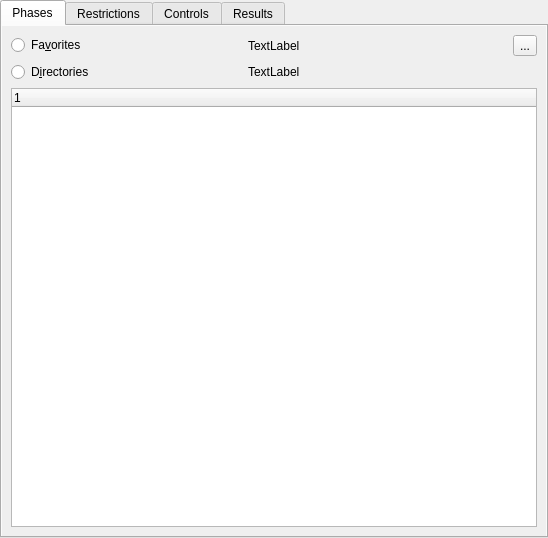
<?xml version="1.0" encoding="UTF-8"?>
<ui version="4.0">
 <class>SearchMatchWidget</class>
 <widget class="QWidget" name="SearchMatchWidget">
  <property name="geometry">
   <rect>
    <x>0</x>
    <y>0</y>
    <width>548</width>
    <height>538</height>
   </rect>
  </property>
  <property name="windowTitle">
   <string>Form</string>
  </property>
  <layout class="QGridLayout" name="gridLayout">
   <property name="leftMargin">
    <number>0</number>
   </property>
   <property name="topMargin">
    <number>0</number>
   </property>
   <property name="rightMargin">
    <number>0</number>
   </property>
   <property name="bottomMargin">
    <number>0</number>
   </property>
   <item row="0" column="0">
    <widget class="QTabWidget" name="tabWidget">
     <property name="sizePolicy">
      <sizepolicy hsizetype="Expanding" vsizetype="Preferred">
       <horstretch>0</horstretch>
       <verstretch>0</verstretch>
      </sizepolicy>
     </property>
     <property name="currentIndex">
      <number>0</number>
     </property>
     <widget class="QWidget" name="tabPhases">
      <attribute name="title">
       <string>Phases</string>
      </attribute>
      <layout class="QVBoxLayout" name="verticalLayout_3">
       <property name="leftMargin">
        <number>0</number>
       </property>
       <property name="topMargin">
        <number>0</number>
       </property>
       <property name="rightMargin">
        <number>0</number>
       </property>
       <property name="bottomMargin">
        <number>0</number>
       </property>
       <item>
        <widget class="QScrollArea" name="scrollAreaPhases">
         <property name="frameShape">
          <enum>QFrame::Shape::NoFrame</enum>
         </property>
         <property name="frameShadow">
          <enum>QFrame::Shadow::Plain</enum>
         </property>
         <property name="widgetResizable">
          <bool>true</bool>
         </property>
         <widget class="QWidget" name="scrollAreaWidgetContentsPhases">
          <property name="geometry">
           <rect>
            <x>0</x>
            <y>0</y>
            <width>544</width>
            <height>510</height>
           </rect>
          </property>
          <layout class="QVBoxLayout" name="verticalLayout_6">
           <item>
            <layout class="QGridLayout" name="gridLayout_4">
             <item row="0" column="0">
              <widget class="QRadioButton" name="radioButtonFav">
               <property name="sizePolicy">
                <sizepolicy hsizetype="Expanding" vsizetype="Fixed">
                 <horstretch>0</horstretch>
                 <verstretch>0</verstretch>
                </sizepolicy>
               </property>
               <property name="text">
                <string>Fa&amp;vorites</string>
               </property>
              </widget>
             </item>
             <item row="0" column="1">
              <widget class="QLabel" name="labelNumPhasesFavs">
               <property name="text">
                <string>TextLabel</string>
               </property>
              </widget>
             </item>
             <item row="0" column="2">
              <layout class="QHBoxLayout" name="horizontalLayout_3">
               <item>
                <spacer name="horizontalSpacer_3">
                 <property name="orientation">
                  <enum>Qt::Orientation::Horizontal</enum>
                 </property>
                 <property name="sizeHint" stdset="0">
                  <size>
                   <width>40</width>
                   <height>20</height>
                  </size>
                 </property>
                </spacer>
               </item>
               <item>
                <widget class="QToolButton" name="toolButtonHelp">
                 <property name="toolTip">
                  <string>&lt;html&gt;&lt;head/&gt;&lt;body&gt;&lt;p&gt;Show the context help for this module.&lt;/p&gt;&lt;p&gt;(Window -&amp;gt; Context Help)&lt;/p&gt;&lt;/body&gt;&lt;/html&gt;</string>
                 </property>
                 <property name="text">
                  <string>...</string>
                 </property>
                 <property name="icon">
                  <iconset theme="profex-help"/>
                 </property>
                </widget>
               </item>
              </layout>
             </item>
             <item row="1" column="0">
              <widget class="QRadioButton" name="radioButtonDir">
               <property name="sizePolicy">
                <sizepolicy hsizetype="Expanding" vsizetype="Fixed">
                 <horstretch>0</horstretch>
                 <verstretch>0</verstretch>
                </sizepolicy>
               </property>
               <property name="text">
                <string>D&amp;irectories</string>
               </property>
              </widget>
             </item>
             <item row="1" column="1">
              <widget class="QLabel" name="labelNumPhasesAll">
               <property name="text">
                <string>TextLabel</string>
               </property>
              </widget>
             </item>
             <item row="1" column="2">
              <spacer name="horizontalSpacer_4">
               <property name="orientation">
                <enum>Qt::Orientation::Horizontal</enum>
               </property>
               <property name="sizeHint" stdset="0">
                <size>
                 <width>98</width>
                 <height>20</height>
                </size>
               </property>
              </spacer>
             </item>
            </layout>
           </item>
           <item>
            <widget class="QTreeWidget" name="treeWidgetDirectories">
             <column>
              <property name="text">
               <string notr="true">1</string>
              </property>
             </column>
            </widget>
           </item>
          </layout>
         </widget>
        </widget>
       </item>
      </layout>
     </widget>
     <widget class="QWidget" name="tabRestrictions">
      <attribute name="title">
       <string>Restrictions</string>
      </attribute>
      <layout class="QVBoxLayout" name="verticalLayout_5">
       <item>
        <widget class="PeriodicTableWidget" name="periodicTable" native="true"/>
       </item>
       <item>
        <widget class="QGroupBox" name="groupBoxToggleAllRestrictions">
         <property name="title">
          <string>Change all</string>
         </property>
        </widget>
       </item>
       <item>
        <spacer name="verticalSpacer_2">
         <property name="orientation">
          <enum>Qt::Orientation::Vertical</enum>
         </property>
         <property name="sizeHint" stdset="0">
          <size>
           <width>20</width>
           <height>452</height>
          </size>
         </property>
        </spacer>
       </item>
      </layout>
     </widget>
     <widget class="QWidget" name="tabControls">
      <attribute name="title">
       <string>Controls</string>
      </attribute>
      <layout class="QVBoxLayout" name="verticalLayout_4">
       <property name="leftMargin">
        <number>0</number>
       </property>
       <property name="topMargin">
        <number>0</number>
       </property>
       <property name="rightMargin">
        <number>0</number>
       </property>
       <property name="bottomMargin">
        <number>0</number>
       </property>
       <item>
        <widget class="QScrollArea" name="scrollAreaControls">
         <property name="frameShape">
          <enum>QFrame::Shape::NoFrame</enum>
         </property>
         <property name="frameShadow">
          <enum>QFrame::Shadow::Plain</enum>
         </property>
         <property name="widgetResizable">
          <bool>true</bool>
         </property>
         <widget class="QWidget" name="scrollAreaWidgetContentsControls">
          <property name="geometry">
           <rect>
            <x>0</x>
            <y>0</y>
            <width>544</width>
            <height>510</height>
           </rect>
          </property>
          <layout class="QGridLayout" name="gridLayout_2">
           <item row="2" column="0">
            <widget class="QLabel" name="label">
             <property name="text">
              <string>Instrument configuration</string>
             </property>
            </widget>
           </item>
           <item row="11" column="0">
            <widget class="QLabel" name="label_6">
             <property name="text">
              <string>Unit cell variability</string>
             </property>
            </widget>
           </item>
           <item row="18" column="0" colspan="2">
            <widget class="QLabel" name="label_8">
             <property name="text">
              <string>Sample properties:</string>
             </property>
            </widget>
           </item>
           <item row="16" column="0" colspan="2">
            <widget class="QCheckBox" name="checkBoxEps2">
             <property name="toolTip">
              <string>Refine EPS2</string>
             </property>
             <property name="text">
              <string>Refine sample height displacement</string>
             </property>
            </widget>
           </item>
           <item row="15" column="0" colspan="2">
            <widget class="QCheckBox" name="checkBoxAniso">
             <property name="toolTip">
              <string>Set ONLYISO=N</string>
             </property>
             <property name="text">
              <string>Allow anisotropic parameters</string>
             </property>
            </widget>
           </item>
           <item row="5" column="0" colspan="2">
            <widget class="Line" name="line_2">
             <property name="orientation">
              <enum>Qt::Orientation::Horizontal</enum>
             </property>
            </widget>
           </item>
           <item row="17" column="0" colspan="2">
            <widget class="Line" name="line">
             <property name="orientation">
              <enum>Qt::Orientation::Horizontal</enum>
             </property>
            </widget>
           </item>
           <item row="8" column="1">
            <widget class="QDoubleSpinBox" name="doubleSpinBoxWmin">
             <property name="enabled">
              <bool>false</bool>
             </property>
             <property name="toolTip">
              <string>Clip data below this angle</string>
             </property>
             <property name="maximum">
              <double>180.000000000000000</double>
             </property>
            </widget>
           </item>
           <item row="4" column="1">
            <widget class="QDoubleSpinBox" name="doubleSpinBoxSynchrotron">
             <property name="enabled">
              <bool>false</bool>
             </property>
             <property name="suffix">
              <string> nm</string>
             </property>
             <property name="decimals">
              <number>7</number>
             </property>
             <property name="maximum">
              <double>1.000000000000000</double>
             </property>
             <property name="singleStep">
              <double>0.000100000000000</double>
             </property>
             <property name="value">
              <double>0.070000000000000</double>
             </property>
            </widget>
           </item>
           <item row="8" column="0">
            <widget class="QCheckBox" name="checkBoxSetWmin">
             <property name="toolTip">
              <string>WMIN</string>
             </property>
             <property name="text">
              <string>Minimum angle</string>
             </property>
            </widget>
           </item>
           <item row="3" column="1">
            <widget class="QComboBox" name="comboBoxLambda">
             <property name="toolTip">
              <string>Select the type of characeristic radiation used to collect the data</string>
             </property>
             <property name="editable">
              <bool>true</bool>
             </property>
             <property name="placeholderText">
              <string>&lt;select radiation&gt;</string>
             </property>
            </widget>
           </item>
           <item row="9" column="0">
            <widget class="QCheckBox" name="checkBoxSetWmax">
             <property name="toolTip">
              <string>WMAX</string>
             </property>
             <property name="text">
              <string>Maximum angle</string>
             </property>
            </widget>
           </item>
           <item row="21" column="0" colspan="2">
            <spacer name="verticalSpacer">
             <property name="orientation">
              <enum>Qt::Orientation::Vertical</enum>
             </property>
             <property name="sizeHint" stdset="0">
              <size>
               <width>20</width>
               <height>40</height>
              </size>
             </property>
            </spacer>
           </item>
           <item row="11" column="1">
            <widget class="QComboBox" name="comboBoxUnitCellRefinement">
             <property name="toolTip">
              <string>Specify how the cell parameters are varied during phase matching.

Start with &quot;Fix&quot; or &quot;Strict&quot;. This minimizes false positive matches. 
If no phases match, set it to &quot;Medium&quot; or &quot;Loose&quot;. However, more
false positive matches may be found.</string>
             </property>
            </widget>
           </item>
           <item row="2" column="1">
            <widget class="QComboBox" name="comboBoxInstrument">
             <property name="toolTip">
              <string>Instrument configuration used to collect the data</string>
             </property>
             <property name="editable">
              <bool>true</bool>
             </property>
             <property name="placeholderText">
              <string>&lt;select instrument&gt;</string>
             </property>
            </widget>
           </item>
           <item row="7" column="0">
            <widget class="QLabel" name="label_2">
             <property name="toolTip">
              <string>ITMAX</string>
             </property>
             <property name="text">
              <string>Number of iterations</string>
             </property>
            </widget>
           </item>
           <item row="7" column="1">
            <widget class="QSpinBox" name="spinBoxItMax">
             <property name="toolTip">
              <string>Set the maximum number of iterations (ITMAX)</string>
             </property>
             <property name="minimum">
              <number>1</number>
             </property>
             <property name="maximum">
              <number>1000</number>
             </property>
             <property name="value">
              <number>10</number>
             </property>
            </widget>
           </item>
           <item row="20" column="0">
            <widget class="QLabel" name="label_5">
             <property name="text">
              <string>Crystallinity</string>
             </property>
            </widget>
           </item>
           <item row="9" column="1">
            <widget class="QDoubleSpinBox" name="doubleSpinBoxWmax">
             <property name="enabled">
              <bool>false</bool>
             </property>
             <property name="toolTip">
              <string>Clip data above this angle</string>
             </property>
             <property name="maximum">
              <double>180.000000000000000</double>
             </property>
            </widget>
           </item>
           <item row="4" column="0">
            <widget class="QRadioButton" name="radioButtonSynchrotron">
             <property name="toolTip">
              <string>Monochromatic synchrotron radiation</string>
             </property>
             <property name="text">
              <string>S&amp;ynchrotron radiation</string>
             </property>
            </widget>
           </item>
           <item row="6" column="0" colspan="2">
            <widget class="QLabel" name="label_9">
             <property name="text">
              <string>Refinement:</string>
             </property>
            </widget>
           </item>
           <item row="3" column="0">
            <widget class="QRadioButton" name="radioButtonLambda">
             <property name="toolTip">
              <string>Characteristic radiation from a cathod ray tube</string>
             </property>
             <property name="text">
              <string>Characteristic radiation</string>
             </property>
             <property name="checked">
              <bool>true</bool>
             </property>
            </widget>
           </item>
           <item row="20" column="1">
            <widget class="QComboBox" name="comboBoxCrystallinity">
             <property name="toolTip">
              <string>Specify the crystallinity of the unknown phases based on the peak width.
In a residual search, enter the crystallinity of the residual peaks.

If unsure, select &quot;medium&quot;</string>
             </property>
            </widget>
           </item>
           <item row="10" column="1">
            <widget class="QSpinBox" name="spinBoxRU">
             <property name="maximum">
              <number>25</number>
             </property>
            </widget>
           </item>
           <item row="10" column="0">
            <widget class="QCheckBox" name="checkBoxRU">
             <property name="text">
              <string>Set number of background coefficients</string>
             </property>
            </widget>
           </item>
           <item row="1" column="0">
            <widget class="QLabel" name="label_10">
             <property name="text">
              <string>Instrument:</string>
             </property>
            </widget>
           </item>
           <item row="1" column="1">
            <widget class="QLabel" name="labelInstrumentMessage">
             <property name="text">
              <string>TextLabel</string>
             </property>
            </widget>
           </item>
          </layout>
         </widget>
        </widget>
       </item>
      </layout>
     </widget>
     <widget class="QWidget" name="tabResults">
      <attribute name="title">
       <string>Results</string>
      </attribute>
      <layout class="QGridLayout" name="gridLayout_3">
       <property name="leftMargin">
        <number>0</number>
       </property>
       <property name="topMargin">
        <number>0</number>
       </property>
       <property name="rightMargin">
        <number>0</number>
       </property>
       <property name="bottomMargin">
        <number>0</number>
       </property>
       <item row="0" column="0">
        <widget class="QScrollArea" name="scrollAreaResults">
         <property name="frameShape">
          <enum>QFrame::Shape::NoFrame</enum>
         </property>
         <property name="frameShadow">
          <enum>QFrame::Shadow::Plain</enum>
         </property>
         <property name="widgetResizable">
          <bool>true</bool>
         </property>
         <widget class="QWidget" name="scrollAreaWidgetContentsResults">
          <property name="geometry">
           <rect>
            <x>0</x>
            <y>0</y>
            <width>544</width>
            <height>510</height>
           </rect>
          </property>
          <layout class="QGridLayout" name="gridLayout_6">
           <item row="0" column="0">
            <widget class="QSplitter" name="splitter">
             <property name="orientation">
              <enum>Qt::Orientation::Vertical</enum>
             </property>
             <widget class="QWidget" name="layoutWidget">
              <layout class="QVBoxLayout" name="verticalLayout">
               <item>
                <layout class="QHBoxLayout" name="horizontalLayout">
                 <item>
                  <widget class="QLabel" name="label_4">
                   <property name="text">
                    <string>Score List</string>
                   </property>
                  </widget>
                 </item>
                 <item>
                  <widget class="QProgressBar" name="progressBar">
                   <property name="value">
                    <number>24</number>
                   </property>
                  </widget>
                 </item>
                 <item>
                  <widget class="QToolButton" name="toolButtonClearMatchSelection">
                   <property name="toolTip">
                    <string>Unselect all selected matches</string>
                   </property>
                   <property name="text">
                    <string>...</string>
                   </property>
                   <property name="icon">
                    <iconset theme="profex-select-none"/>
                   </property>
                  </widget>
                 </item>
                </layout>
               </item>
               <item>
                <widget class="QTreeWidget" name="treeWidgetResults">
                 <property name="selectionMode">
                  <enum>QAbstractItemView::SelectionMode::ExtendedSelection</enum>
                 </property>
                 <column>
                  <property name="text">
                   <string notr="true">1</string>
                  </property>
                 </column>
                </widget>
               </item>
              </layout>
             </widget>
             <widget class="QWidget" name="layoutWidget">
              <layout class="QVBoxLayout" name="verticalLayout_2">
               <item>
                <layout class="QHBoxLayout" name="horizontalLayout_2">
                 <item>
                  <widget class="QLabel" name="label_3">
                   <property name="text">
                    <string>Pin Phases</string>
                   </property>
                  </widget>
                 </item>
                 <item>
                  <spacer name="horizontalSpacer">
                   <property name="orientation">
                    <enum>Qt::Orientation::Horizontal</enum>
                   </property>
                   <property name="sizeHint" stdset="0">
                    <size>
                     <width>40</width>
                     <height>20</height>
                    </size>
                   </property>
                  </spacer>
                 </item>
                 <item>
                  <widget class="QToolButton" name="toolButtonPin">
                   <property name="toolTip">
                    <string>Pin checked phases</string>
                   </property>
                   <property name="icon">
                    <iconset theme="profex-arrow-down"/>
                   </property>
                  </widget>
                 </item>
                 <item>
                  <widget class="QToolButton" name="toolButtonUnpin">
                   <property name="toolTip">
                    <string>Unpin selected phases</string>
                   </property>
                   <property name="icon">
                    <iconset theme="profex-arrow-up"/>
                   </property>
                  </widget>
                 </item>
                 <item>
                  <spacer name="horizontalSpacer_2">
                   <property name="orientation">
                    <enum>Qt::Orientation::Horizontal</enum>
                   </property>
                   <property name="sizeHint" stdset="0">
                    <size>
                     <width>40</width>
                     <height>20</height>
                    </size>
                   </property>
                  </spacer>
                 </item>
                 <item>
                  <widget class="QToolButton" name="toolButtonSave">
                   <property name="toolTip">
                    <string>Save the score list</string>
                   </property>
                   <property name="icon">
                    <iconset theme="profex-save-as"/>
                   </property>
                  </widget>
                 </item>
                </layout>
               </item>
               <item>
                <widget class="QTabWidget" name="tabWidgetResults">
                 <property name="currentIndex">
                  <number>0</number>
                 </property>
                 <widget class="QWidget" name="tabPinned">
                  <attribute name="title">
                   <string>Pinned Phases</string>
                  </attribute>
                  <layout class="QGridLayout" name="gridLayout_5">
                   <item row="0" column="0">
                    <widget class="QTreeWidget" name="treeWidgetPinned">
                     <property name="selectionMode">
                      <enum>QAbstractItemView::SelectionMode::ExtendedSelection</enum>
                     </property>
                     <column>
                      <property name="text">
                       <string notr="true">1</string>
                      </property>
                     </column>
                    </widget>
                   </item>
                  </layout>
                 </widget>
                 <widget class="QWidget" name="tabStructure">
                  <attribute name="title">
                   <string>Structure File</string>
                  </attribute>
                  <layout class="QGridLayout" name="gridLayout_7">
                   <item row="0" column="0">
                    <widget class="ControlFileEdit" name="strFileEditor" native="true"/>
                   </item>
                  </layout>
                 </widget>
                </widget>
               </item>
              </layout>
             </widget>
            </widget>
           </item>
          </layout>
         </widget>
        </widget>
       </item>
      </layout>
     </widget>
    </widget>
   </item>
  </layout>
 </widget>
 <customwidgets>
  <customwidget>
   <class>PeriodicTableWidget</class>
   <extends>QWidget</extends>
   <header>projectWidget/searchMatchWidget/periodictablewidget.h</header>
   <container>1</container>
  </customwidget>
  <customwidget>
   <class>ControlFileEdit</class>
   <extends>QWidget</extends>
   <header>projectWidget/controlfileedit.h</header>
   <container>1</container>
  </customwidget>
 </customwidgets>
 <tabstops>
  <tabstop>radioButtonFav</tabstop>
  <tabstop>radioButtonDir</tabstop>
  <tabstop>radioButtonLambda</tabstop>
  <tabstop>radioButtonSynchrotron</tabstop>
  <tabstop>treeWidgetResults</tabstop>
  <tabstop>toolButtonPin</tabstop>
  <tabstop>toolButtonUnpin</tabstop>
  <tabstop>treeWidgetPinned</tabstop>
 </tabstops>
 <resources/>
 <connections>
  <connection>
   <sender>radioButtonLambda</sender>
   <signal>toggled(bool)</signal>
   <receiver>doubleSpinBoxSynchrotron</receiver>
   <slot>setDisabled(bool)</slot>
   <hints>
    <hint type="sourcelabel">
     <x>59</x>
     <y>102</y>
    </hint>
    <hint type="destinationlabel">
     <x>287</x>
     <y>127</y>
    </hint>
   </hints>
  </connection>
  <connection>
   <sender>radioButtonLambda</sender>
   <signal>toggled(bool)</signal>
   <receiver>comboBoxLambda</receiver>
   <slot>setEnabled(bool)</slot>
   <hints>
    <hint type="sourcelabel">
     <x>59</x>
     <y>102</y>
    </hint>
    <hint type="destinationlabel">
     <x>287</x>
     <y>101</y>
    </hint>
   </hints>
  </connection>
  <connection>
   <sender>checkBoxSetWmax</sender>
   <signal>toggled(bool)</signal>
   <receiver>doubleSpinBoxWmax</receiver>
   <slot>setEnabled(bool)</slot>
   <hints>
    <hint type="sourcelabel">
     <x>59</x>
     <y>234</y>
    </hint>
    <hint type="destinationlabel">
     <x>287</x>
     <y>233</y>
    </hint>
   </hints>
  </connection>
  <connection>
   <sender>toolButtonPin</sender>
   <signal>clicked()</signal>
   <receiver>SearchMatchWidget</receiver>
   <slot>pin()</slot>
   <hints>
    <hint type="sourcelabel">
     <x>292</x>
     <y>303</y>
    </hint>
    <hint type="destinationlabel">
     <x>263</x>
     <y>285</y>
    </hint>
   </hints>
  </connection>
  <connection>
   <sender>toolButtonUnpin</sender>
   <signal>clicked()</signal>
   <receiver>SearchMatchWidget</receiver>
   <slot>unpin()</slot>
   <hints>
    <hint type="sourcelabel">
     <x>321</x>
     <y>303</y>
    </hint>
    <hint type="destinationlabel">
     <x>377</x>
     <y>284</y>
    </hint>
   </hints>
  </connection>
  <connection>
   <sender>checkBoxSetWmin</sender>
   <signal>toggled(bool)</signal>
   <receiver>doubleSpinBoxWmin</receiver>
   <slot>setEnabled(bool)</slot>
   <hints>
    <hint type="sourcelabel">
     <x>59</x>
     <y>208</y>
    </hint>
    <hint type="destinationlabel">
     <x>287</x>
     <y>207</y>
    </hint>
   </hints>
  </connection>
  <connection>
   <sender>toolButtonSave</sender>
   <signal>clicked()</signal>
   <receiver>SearchMatchWidget</receiver>
   <slot>save()</slot>
   <hints>
    <hint type="sourcelabel">
     <x>532</x>
     <y>303</y>
    </hint>
    <hint type="destinationlabel">
     <x>422</x>
     <y>261</y>
    </hint>
   </hints>
  </connection>
  <connection>
   <sender>radioButtonDir</sender>
   <signal>toggled(bool)</signal>
   <receiver>treeWidgetDirectories</receiver>
   <slot>setEnabled(bool)</slot>
   <hints>
    <hint type="sourcelabel">
     <x>177</x>
     <y>70</y>
    </hint>
    <hint type="destinationlabel">
     <x>187</x>
     <y>131</y>
    </hint>
   </hints>
  </connection>
  <connection>
   <sender>checkBoxRU</sender>
   <signal>toggled(bool)</signal>
   <receiver>spinBoxRU</receiver>
   <slot>setEnabled(bool)</slot>
   <hints>
    <hint type="sourcelabel">
     <x>193</x>
     <y>244</y>
    </hint>
    <hint type="destinationlabel">
     <x>294</x>
     <y>242</y>
    </hint>
   </hints>
  </connection>
  <connection>
   <sender>toolButtonHelp</sender>
   <signal>clicked()</signal>
   <receiver>SearchMatchWidget</receiver>
   <slot>showHelp()</slot>
   <hints>
    <hint type="sourcelabel">
     <x>530</x>
     <y>44</y>
    </hint>
    <hint type="destinationlabel">
     <x>537</x>
     <y>-2</y>
    </hint>
   </hints>
  </connection>
  <connection>
   <sender>toolButtonClearMatchSelection</sender>
   <signal>clicked()</signal>
   <receiver>SearchMatchWidget</receiver>
   <slot>clearMatchSelection()</slot>
   <hints>
    <hint type="sourcelabel">
     <x>522</x>
     <y>47</y>
    </hint>
    <hint type="destinationlabel">
     <x>273</x>
     <y>268</y>
    </hint>
   </hints>
  </connection>
 </connections>
 <slots>
  <slot>run()</slot>
  <slot>pin()</slot>
  <slot>unpin()</slot>
  <slot>save()</slot>
  <slot>showHelp()</slot>
  <slot>clearMatchSelection()</slot>
 </slots>
</ui>
